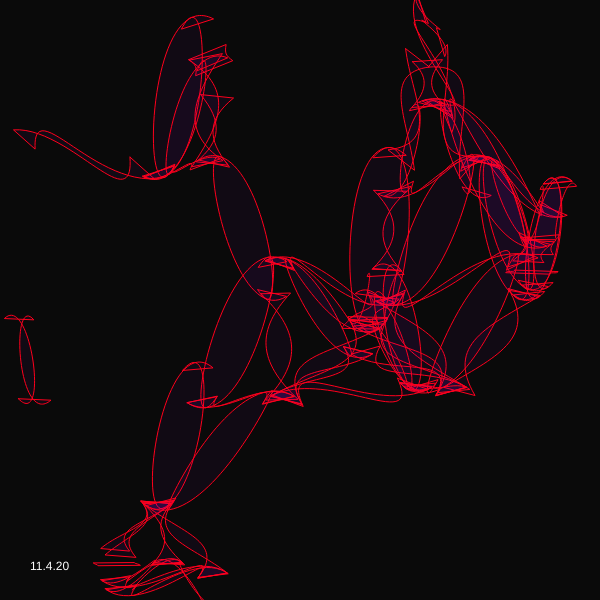
Frame 1 (no input)
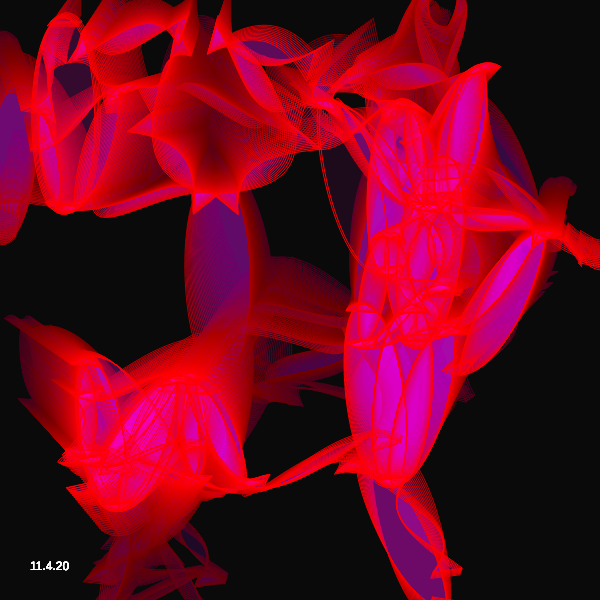
Frame 60 (no input)
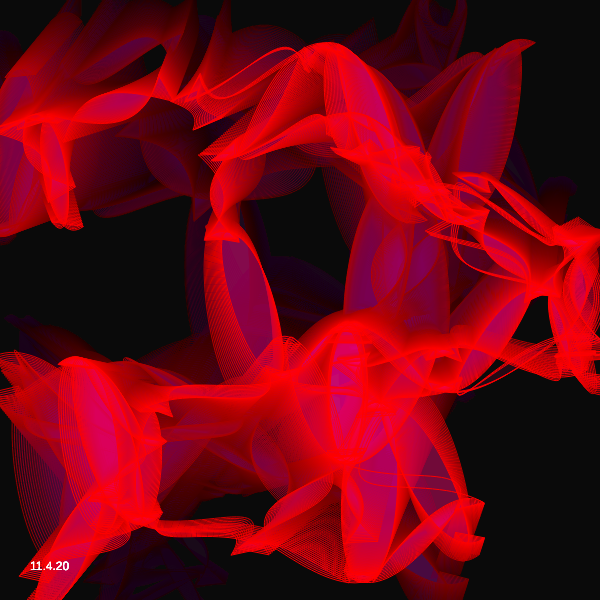
Frame 120 (the mouse pressed at the canvas centre since frame 60)

The p5.js sketch that drew these frames (run headless with seeded random() and noise() and a simulated clock; from frame 60 on, the mouse is pressed at the canvas centre):

// p5.js sketch
// ── sketch.js


const handle_len_rate = 600;
const maxDistance = 150;
var circlePaths = [];
var connections = [];
var hu = 200;

function setup() {
    createCanvas(600, 600);
    fill(0);
    background(10);
    for (var i = 0; i < 30; i++) {
        circlePaths.push({
            position: createVector(random(width), random(height)),
            radius: i==0 ? 120 : random(100, 120),
            vel: createVector(random(-2, 2), random(-2, 2))
        });
    }
    circlePaths[0].radius = 120;
    colorMode(HSB, 255);
}

function draw() {
    background(10, 5);
    //draw circles
    circlePaths.forEach((circle, index) => {
        with(circle){
            position.add(vel);
            if(position.x > width) position.x = position.x - width;
            else if(position.x < 0) position.x = width - position.x;
            if(position.y > height) position.y = position.y - height;
            else if(position.y < 0) position.y = height - position.y;
            stroke(hu + 50, 255, 255);
            // noFill();
            fill(hu, 255, 255, 10);
            // line(position.x,position.y,position.x + 5,position.y + 5)
        }
        hu += .01;
        if (hu > 255) hu = 0;
    })
    
    //generate connections
    connections.length = 0;
    for (var i = 0, l = circlePaths.length; i < l; i++) {
        for (var j = i - 1; j >= 0; j--) {
            var path = metaball(circlePaths[i], circlePaths[j], 0.5, handle_len_rate, maxDistance);
            if (path) {
                connections.push(path);
            }
        }
    }
    
    //draw connections
    connections.forEach(path => {
        beginShape();
        for(var j = 0; j < 4; j++){
            if(j==0) vertex(path.segments[j].x, path.segments[j].y);
            else if(j%2!=0) {
                vertex(path.segments[(j+1)%4].x, path.segments[(j+1)%4].y);
            }
            if(j%2!=0) continue;
            bezierVertex(
                path.segments[j].x+path.handles[j].x, path.segments[j].y+path.handles[j].y,
                path.segments[(j+1)%4].x+path.handles[(j+1)%4].x, path.segments[(j+1)%4].y+path.handles[(j+1)%4].y,
                path.segments[(j+1)%4].x, path.segments[(j+1)%4].y
            );
        }
        endShape();
    })
    fill(255);
    noStroke()
    text("11.4.20", 30, height-30)
}

function metaball(ball1, ball2, v, handle_len_rate, maxDistance) {
    var radius1 = ball1.radius/5;
    var radius2 = ball2.radius/5;
    var center1 = ball1.position;
    var center2 = ball2.position;
    var d = center1.dist(center2);
    var u1 = 0;
    var u2 = 0;
    if (d > maxDistance || d <= abs(radius1 - radius2)) {
        return;
    } else if (d < radius1 + radius2) {
        // case circles are overlapping
        u1 = acos((radius1 * radius1 + d * d - radius2 * radius2) / (2 * radius1 * d));
        u2 = acos((radius2 * radius2 + d * d - radius1 * radius1) / (2 * radius2 * d));
    }
    var angle1 = atan2(center1.y, center2.x - center1.x);
    var angle2 = acos((radius1 - radius2) / d);
    var angle1a = angle1 + u1 + (angle2 - u1) * v;
    var angle1b = angle1 - u1 - (angle2 - u1) * v;
    var angle2a = angle1 + PI - u2 - (PI - u2 - angle2) * v;
    var angle2b = angle1 - PI + u2 + (PI - u2 - angle2) * v;
    var p1a = p5.Vector.add(center1, p5.Vector.fromAngle(angle1a, radius1));
    var p1b = p5.Vector.add(center1, p5.Vector.fromAngle(angle1b, radius1));
    var p2a = p5.Vector.add(center2, p5.Vector.fromAngle(angle2a, radius2));
    var p2b = p5.Vector.add(center2, p5.Vector.fromAngle(angle2b, radius2));
    // define handle length by the distance between
    // both ends of the curve to draw
    var d2 = min(v * handle_len_rate, dist(p1a.x, p1a.y, p2a.x, p2a.y) / (radius1 + radius2));
    // case circles are overlapping:
    d2 *= min(1, d * 2 / (radius1 + radius2));
    radius1 *= d2;
    radius2 *= d2;
    var path = {
        segments: [p1a, p2a, p2b, p1b],
        handles: [
            p5.Vector.fromAngle(angle1a - HALF_PI, radius1),
            p5.Vector.fromAngle(angle2a + HALF_PI, radius2),
            p5.Vector.fromAngle(angle2b - HALF_PI, radius2),
            p5.Vector.fromAngle(angle1b + HALF_PI, radius1)
        ]
    };
    return path;
}
